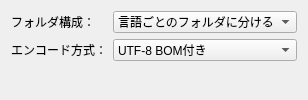
<?xml version="1.0" encoding="UTF-8"?>
<ui version="4.0">
 <class>ParadoxExportSettings</class>
 <widget class="QWidget" name="ParadoxExportSettings"><layout class="QFormLayout" name="layoutParadox"><item row="0" column="0"><widget class="QLabel" name="layoutParadoxLabel0"><property name="text"><string>フォルダ構成：</string></property></widget></item><item row="0" column="1"><widget class="QComboBox" name="comboFolderLayout"><item><property name="text"><string>言語ごとのフォルダに分ける</string></property></item><item><property name="text"><string>同じフォルダに配置する</string></property></item></widget></item><item row="1" column="0"><widget class="QLabel" name="layoutParadoxLabel1"><property name="text"><string>エンコード方式：</string></property></widget></item><item row="1" column="1"><widget class="QComboBox" name="comboEncoding"><item><property name="text"><string>UTF-8 BOM付き</string></property></item><item><property name="text"><string>EU4 CJKエスケープ</string></property></item></widget></item></layout></widget>
 <resources/>
 <connections/>
</ui>
